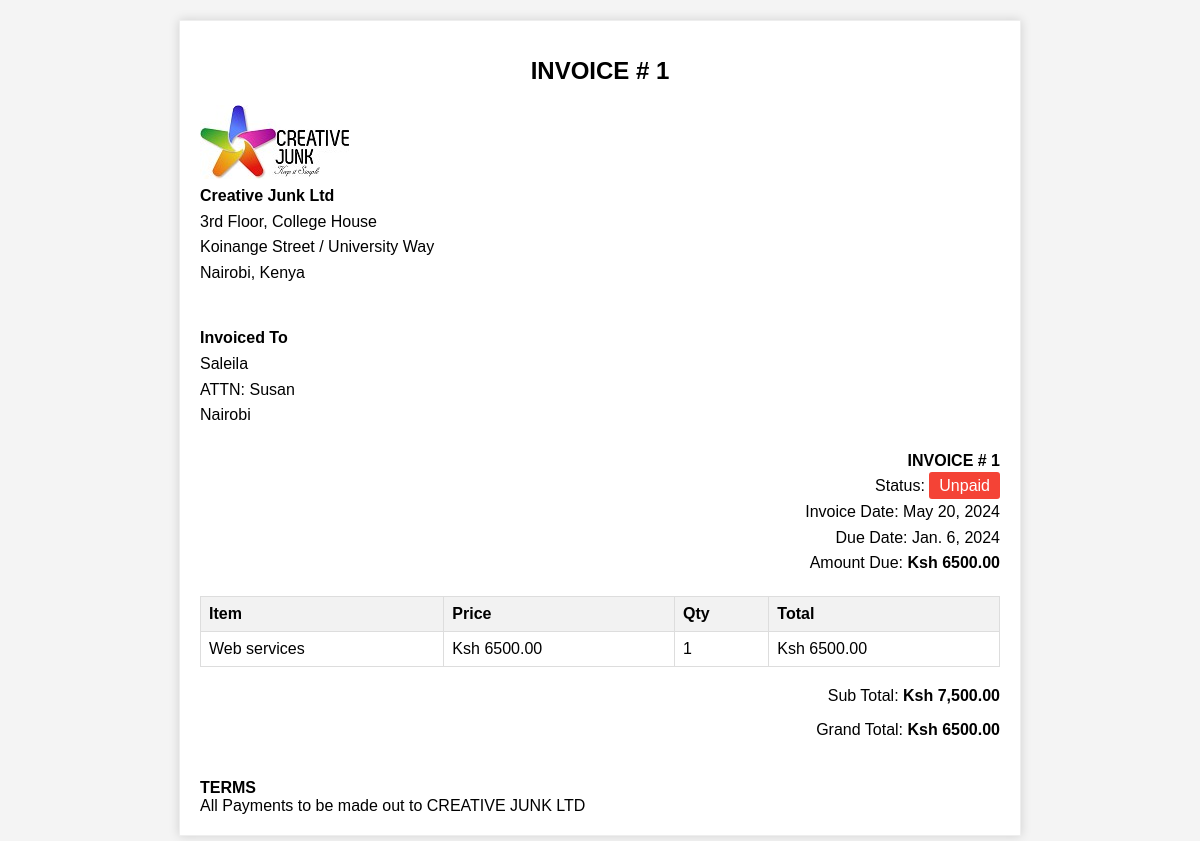
Screenshot of /invoice/invoice/1/ with the database file from the repository.
### invoice_generator/models.py (models this page shows, shortened)
class Invoice(models.Model):
    company_name = models.CharField(max_length=100)
    client_name = models.CharField(max_length=200)
    billing_address = models.CharField(max_length=200)
    item_description = models.TextField()
    item_quantity = models.IntegerField()
    item_price = models.DecimalField(max_digits=10, decimal_places=2)
    created_at = models.DateTimeField(auto_now_add=True)
    due_date = models.DateTimeField()
    paid = models.BooleanField(default=False)
    @property
    def total_cost(self):
        return self.item_quantity * self.item_price

### invoice_generator/views.py (the view)
# urls.py: path('invoice/<int:invoice_id>/', views.invoice_detail, name='invoice_detail'),
def invoice_detail(request, invoice_id):
    invoice = get_object_or_404(Invoice, pk=invoice_id)
    return render(request, 'invoice/invoice_template.html', {'invoice': invoice})

### login/templates/invoice/invoice_template.html (shortened to what this page needs)
<!DOCTYPE html>
<html lang="en">
<head>
    {% load static %}
    <link rel="stylesheet" href="{% static 'invoice/style.css' %}">
</head>
<body>
    <div class="invoice-box">
        <h1>INVOICE # {{ invoice.id }}</h1>
        <div class="company-info">
            <img src="{% static 'invoice/creative-junk logo.jpg'%}">
            <p><strong>Creative Junk Ltd</strong></p>
            <p>3rd Floor, College House</p>
            <p>Koinange Street / University Way</p>
            <p>Nairobi, Kenya</p>
        </div>
        <div class="invoice-to">
            <p><strong>Invoiced To</strong></p>
            <p>{{ invoice.company_name }}</p>
            <p>ATTN: {{ invoice.client_name }}</p>
            <p>{{ invoice.billing_address }}</p>
        </div>
        <div class="invoice-details">
            <p><strong>INVOICE # {{ invoice.id }}</strong></p>
            <p>Status: <span class="status unpaid">Unpaid</span></p>
            <p>Invoice Date: {{ invoice.created_at|date:"DATE_FORMAT" }}</p>
            <p>Due Date: {{ invoice.due_date|date:"DATE_FORMAT" }}</p>
            <p>Amount Due: <strong>Ksh {{ invoice.total_cost }}</strong></p>
        </div>
        <table>
            <thead>
                <tr>
                    <th>Item</th>
                    <th>Price</th>
                    <th>Qty</th>
                    <th>Total</th>
                </tr>
            </thead>
            <tbody>
                <tr>
                    <td>{{ invoice.item_description }}</td>
                    <td>Ksh {{ invoice.item_price }}</td>
                    <td>{{ invoice.item_quantity }}</td>
                    <td>Ksh {{ invoice.total_cost }}</td>
                </tr>
            </tbody>
        </table>
        <div class="totals">
            <p>Sub Total: <strong>Ksh 7,500.00</strong></p>
            <p>Grand Total: <strong>Ksh {{ invoice.total_cost }}</strong></p>
        </div>
        <div class="terms">
            <p><strong>TERMS</strong></p>
            <p>All Payments to be made out to CREATIVE JUNK LTD</p>
        </div>
    </div>
</body>
</html>

### login/static/invoice/style.css (style rules this page uses)
body { font-family: 'Arial', sans-serif; background-color: #f4f4f4; margin: 0; padding: 20px; }
.invoice-box { background-color: #fff; padding: 20px; margin: auto; border: 1px solid #eee; max-width: 800px; box-shadow: 0 0 10px rgba(0, 0, 0, 0.15); }
.invoice-box h1 { font-size: 24px; text-align: center; margin-bottom: 20px; }
.company-info, .invoice-to, .invoice-details { margin-bottom: 20px; }
.company-info p, .invoice-to p, .invoice-details p { margin: 0; line-height: 1.6; }
.invoice-to { margin-top: 40px; }
.invoice-details { text-align: right; }
.status { padding: 5px 10px; border-radius: 3px; color: #fff; }
.unpaid { background-color: #f44336; }
table { width: 100%; border-collapse: collapse; margin-bottom: 20px; }
table th, table td { border: 1px solid #ddd; padding: 8px; text-align: left; }
table th { background-color: #f2f2f2; }
.totals { text-align: right; margin-bottom: 20px; }
.terms { margin-top: 40px; }
.terms p { margin: 0; }

### rows the page displays
Invoice: id "1", company_name "Saleila", client_name "Susan", billing_address "Nairobi", created_at "May 20, 2024", due_date "Jan. 6, 2024", total_cost "6500.00", item_description "Web services", item_price "6500.00", item_quantity "1"
